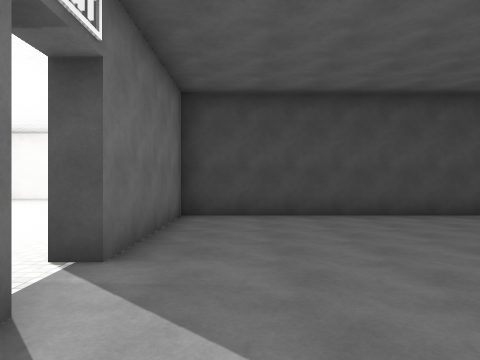
[1] (above)

23 first-person views from a walk through a 3-D level made in the Unity game engine. The camera is 1.5 m above the floor, looks level and sees 70° across. The floor is counted in squares, 2 m on a side. Each view is taken from the middle of a square. On the plan, view 1 faces up. The plan holds only what a view shows up to about 11 squares ahead; the rest is blank. The place goes on beyond the plan. The player character is not drawn. Surface patterns are stand-ins for the level's own textures.

[2]
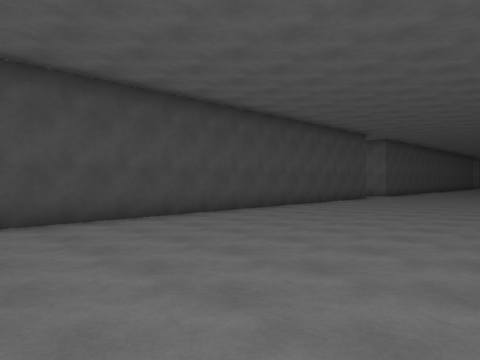

[3]
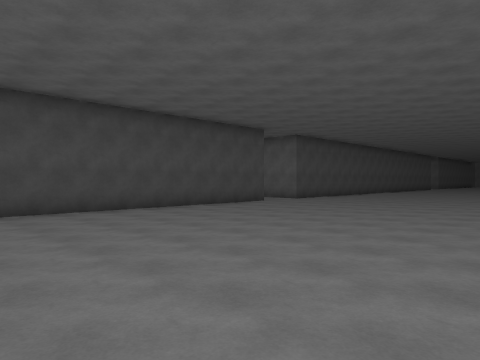

[4]
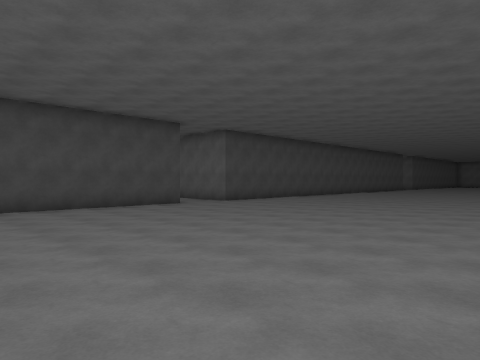

[5]
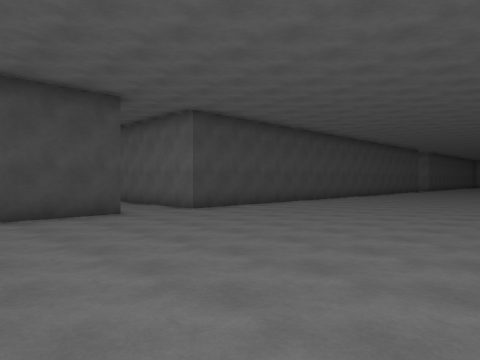

[6]
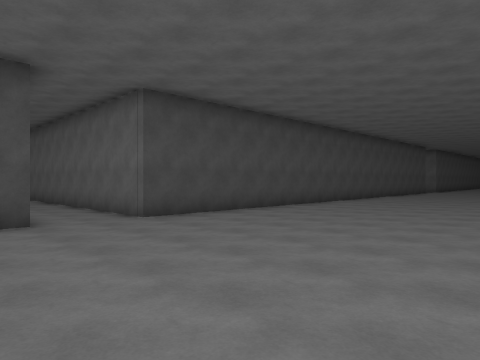

[7]
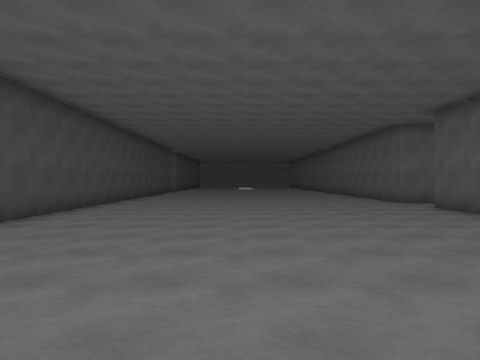

[8]
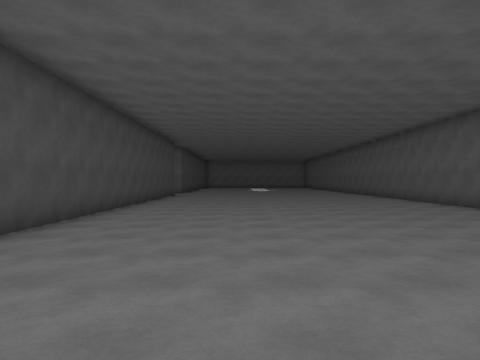

[9]
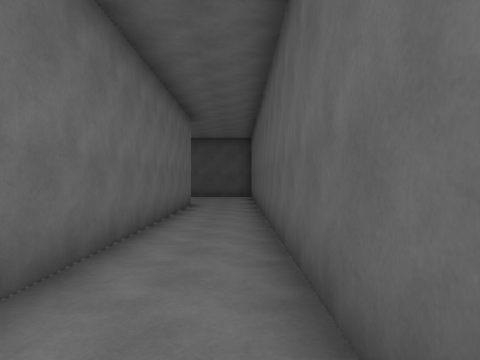

[10]
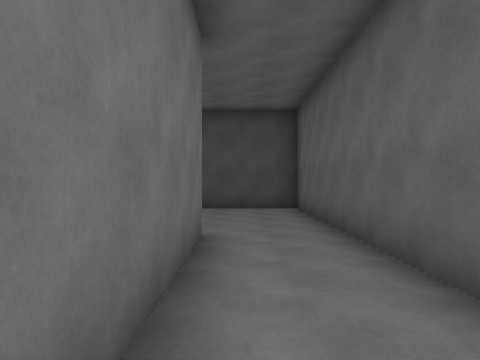

[11]
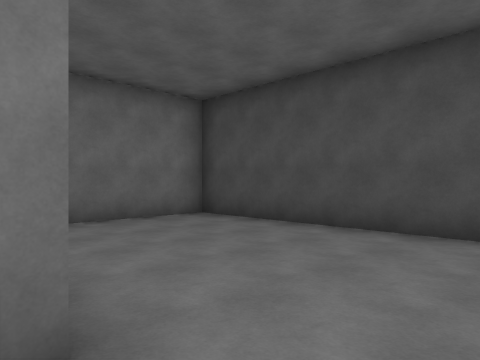

[12]
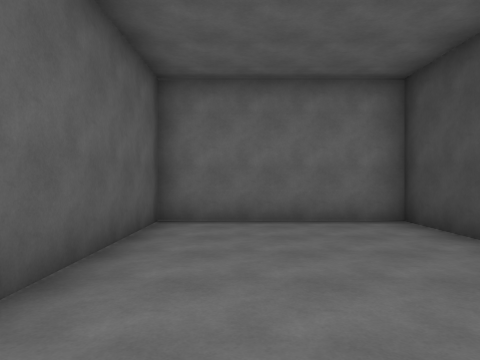

[13]
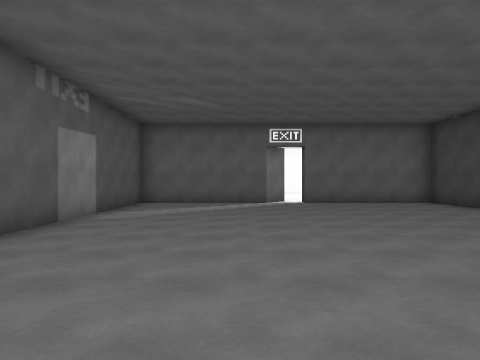

[14]
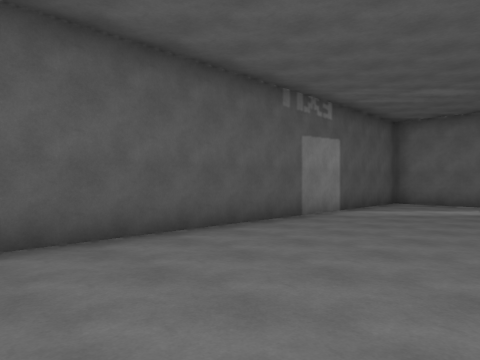

[15]
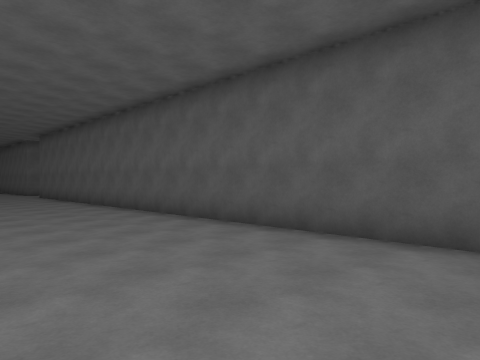

[16]
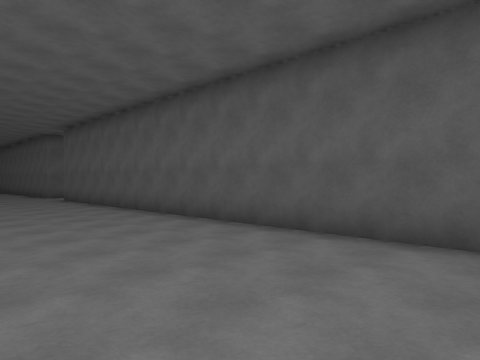

[17]
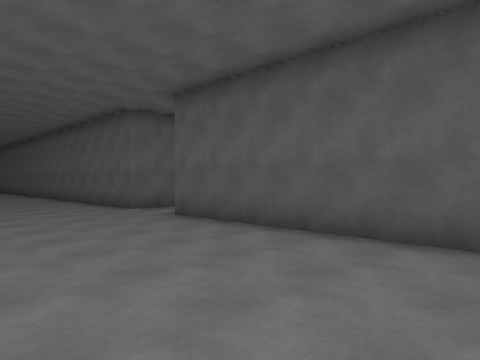

[18]
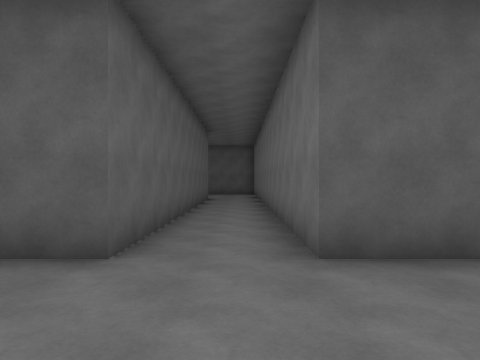

[19]
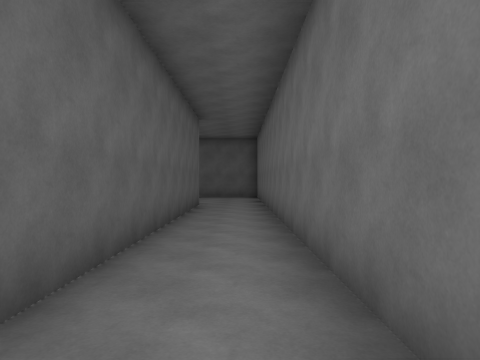

[20]
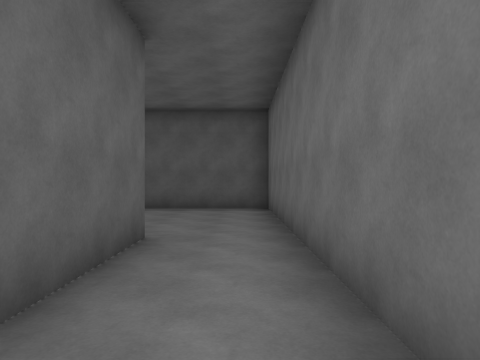

[21]
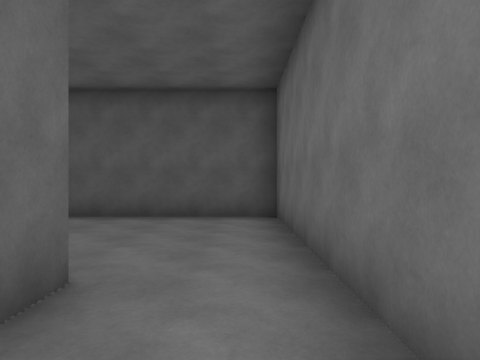

[22]
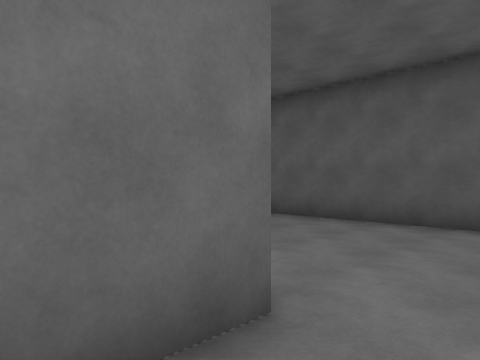

[23]
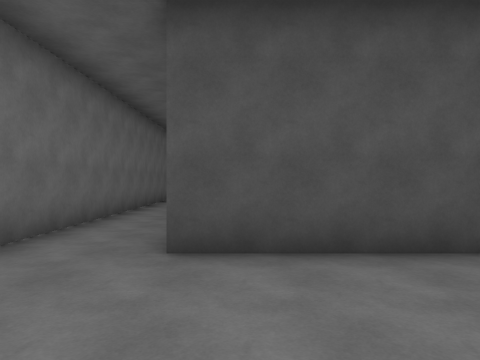

### Floor plan
Points are (right, up) in squares from view 1. A wall is a line through its corners. A room is listed if a view was taken in it or the views show most of it. See-through windows are left out.
Room 1 (views 1, 2, 3, 4, 5, 6, 7, 8, 9, 10, 11, 13, 14, 15, 16, 17, 18, 19)
walls: (13.5, 7.2) (-1.2, 7.2) (-1.2, 3.1) (-1.8, 3.1); (23.2, -2.3) (27, -2.3); (-1.2, 0.1) (-1.2, -2.3) (21.2, -2.3); (13.5, 17.5) (13.5, 9.1); (27, 7.2) (15.5, 7.2) (15.5, 17.6)
ways out: opening at (14.5, 17) to room 2; opening at (22.5, -2) to room 3; gap at (-2, 3)
Room 2 (view 12)
walls: (15.5, 17.6) (15.5, 22) (8.8, 22) (8.8, 17.5) (12.9, 17.5)
ways out: opening at (14.5, 17) to room 1
Room 3 (views 20, 21, 22, 23)
walls: (26.5, -12.5) (23.2, -12.5) (23.2, -2.3); (21.2, -2.3) (21.2, -17) (27, -17)
ways out: opening at (22.5, -2) to room 1

Where each view was taken, in squares from view 1:
view 1: 0 up, 0 right, facing up
view 2: 1 up, 0 right, facing up-right
view 3: 1 down, 4 right, facing up-right
view 4: 2 down, 7 right, facing up-right
view 5: 0 up, 10 right, facing up-right
view 6: 1 up, 12 right, facing up-right
view 7: 3 up, 12 right, facing right
view 8: 4 up, 16 right, facing right
view 9: 7 up, 15 right, facing up
view 10: 13 up, 14 right, facing up
view 11: 17 up, 15 right, facing up-left
view 12: 19 up, 15 right, facing left
view 13: 1 up, 10 right, facing left
view 14: 2 up, 10 right, facing down-left
view 15: 2 up, 5 right, facing down-right
view 16: 2 up, 8 right, facing down-right
view 17: 2 up, 15 right, facing down-right
view 18: 1 up, 22 right, facing down
view 19: 2 down, 22 right, facing down
view 20: 8 down, 22 right, facing down
view 21: 10 down, 22 right, facing down
view 22: 11 down, 22 right, facing down-right
view 23: 16 down, 24 right, facing up
